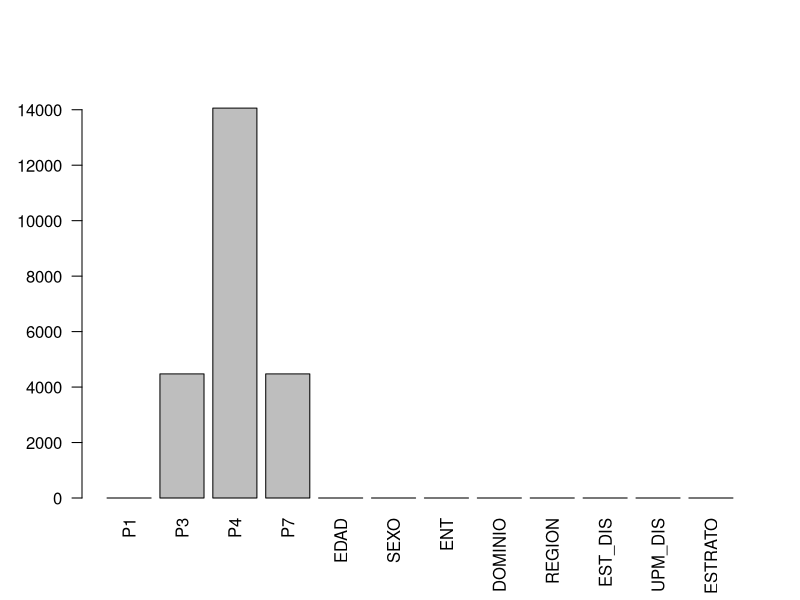

Generate this figure with R:
## ---- chunk 1
prob1 <- read.csv("datosTF.csv", header = TRUE)
## ---- chunk 2
prob1 <- read.csv("datosTF.csv", header = TRUE)
## ---- chunk 3
prob2 <- read.csv("datosTF.csv", header = TRUE)
## ---- chunk 4
nrow(prob1)  # antes
#quitar los NA haciendo que los 9 se conviertan en NA
prob1$P4[prob1$P4 == 9] <- NA
#quitanto na
prob1 <- na.omit(prob1)
nrow(prob1)  # despues
## ---- chunk 5
nrow(prob2)  # antes
#parar 9s a na
prob2$P7[prob2$P7 == 9] <- NA
#pasamos a factor ordinal
prob2 <- na.omit(prob2)
nrow(prob2)  # despues
## ---- chunk 6
#para p1
# Convertir P4 numérico a "SI"/"NO"
prob1$P4 <- ifelse(prob1$P4 == 1, "SI", "NO")
prob1$P4 <- factor(prob1$P4, levels = c("NO","SI"))
## ---- chunk 7
#para p2
prob2$P7 <- factor(prob2$P7, 
                   levels = 1:5,
                   labels = c("Nunca", "Casi nunca", "A veces", 
                              "Casi siempre", "Siempre"),
                   ordered = TRUE)
## ---- chunk 8
# Contar renglones en cada conjunto
nrow(prob1)  # Número de renglones en problema 1
nrow(prob2)  # Número de renglones en problema 
## ---- chunk 9
#carga de datos
library(tidyverse)
problema1 <- read.csv("datosTF.csv", header = TRUE)
glimpse(problema1)   # estructura y tipos de datos
## ---- chunk 10
#  Contar y mostrar NAs por columna
na_por_col <- colSums(is.na(problema1))
print(na_por_col)
## ---- chunk 11
barplot(na_por_col,
        las   = 2,                          
        ylim  = c(0, 15000))
## ---- chunk 12
str(problema1$P4)
